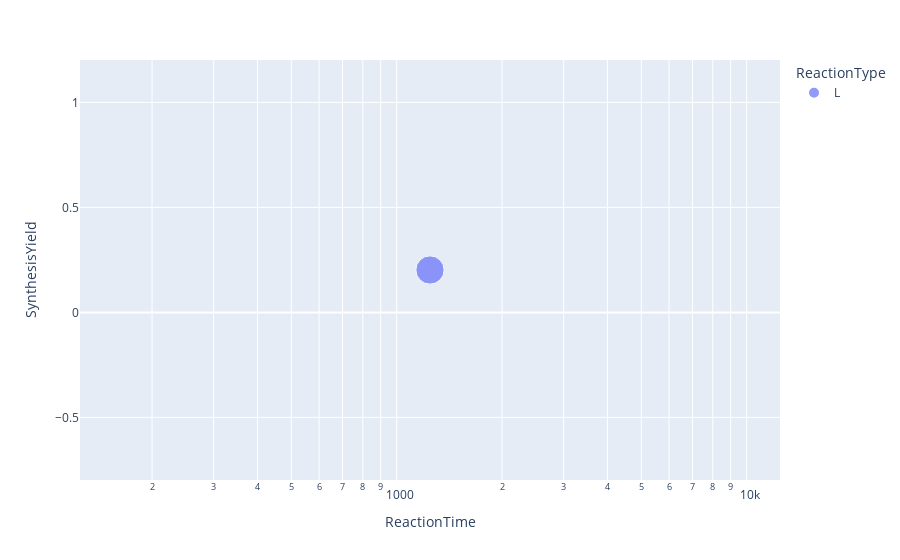

The notebook cell this image was saved under:
### Code cell
fig=px.scatter(data_frame=info, x='ReactionTime', y='SynthesisYield', color='ReactionType', size='MetalToLinkerRatio', hover_data=info.keys(), log_x=True)
fig.show()

### Figure 1 — Plotly figure (JSON) as saved in the notebook; plotly's stock layout.template omitted (floating-point values rounded to 4 significant figures)
{"data": [{"customdata": [["L019", "AutoMOFs_6", 40, 6.333, 483.5, "L"]], "hovertemplate": "ReactionType=%{customdata[5]}<br>ReactionTime=%{x}<br>SynthesisYield=%{y}<br>MetalToLinkerRatio=%{customdata[3]}<br>SampleID=%{customdata[0]}<br>ExperimentID=%{customdata[1]}<br>InjectionSpeed=%{customdata[2]}<br>MetalToMethanolRatio=%{customdata[4]}<extra></extra>", "legendgroup": "L", "marker": {"color": "#636efa", "size": [6.333], "sizemode": "area", "sizeref": 0.01583, "symbol": "circle"}, "mode": "markers", "name": "L", "orientation": "v", "showlegend": true, "type": "scatter", "x": [1245.0], "xaxis": "x", "y": [0.2018], "yaxis": "y"}], "layout": {"legend": {"itemsizing": "constant", "title": {"text": "ReactionType"}, "tracegroupgap": 0}, "margin": {"t": 60}, "xaxis": {"anchor": "y", "domain": [0, 1], "title": {"text": "ReactionTime"}, "type": "log"}, "yaxis": {"anchor": "x", "domain": [0, 1], "title": {"text": "SynthesisYield"}}}}
